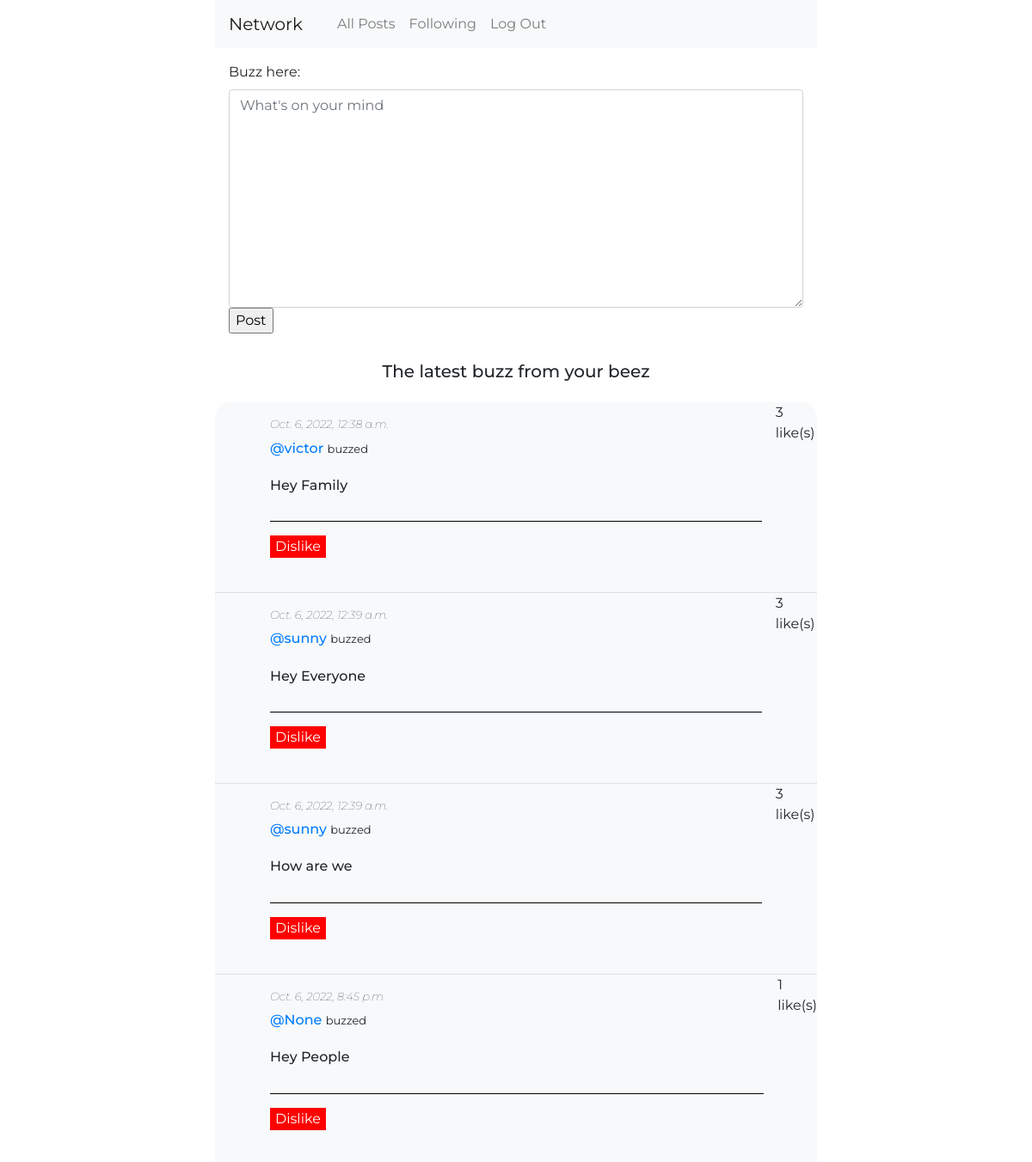
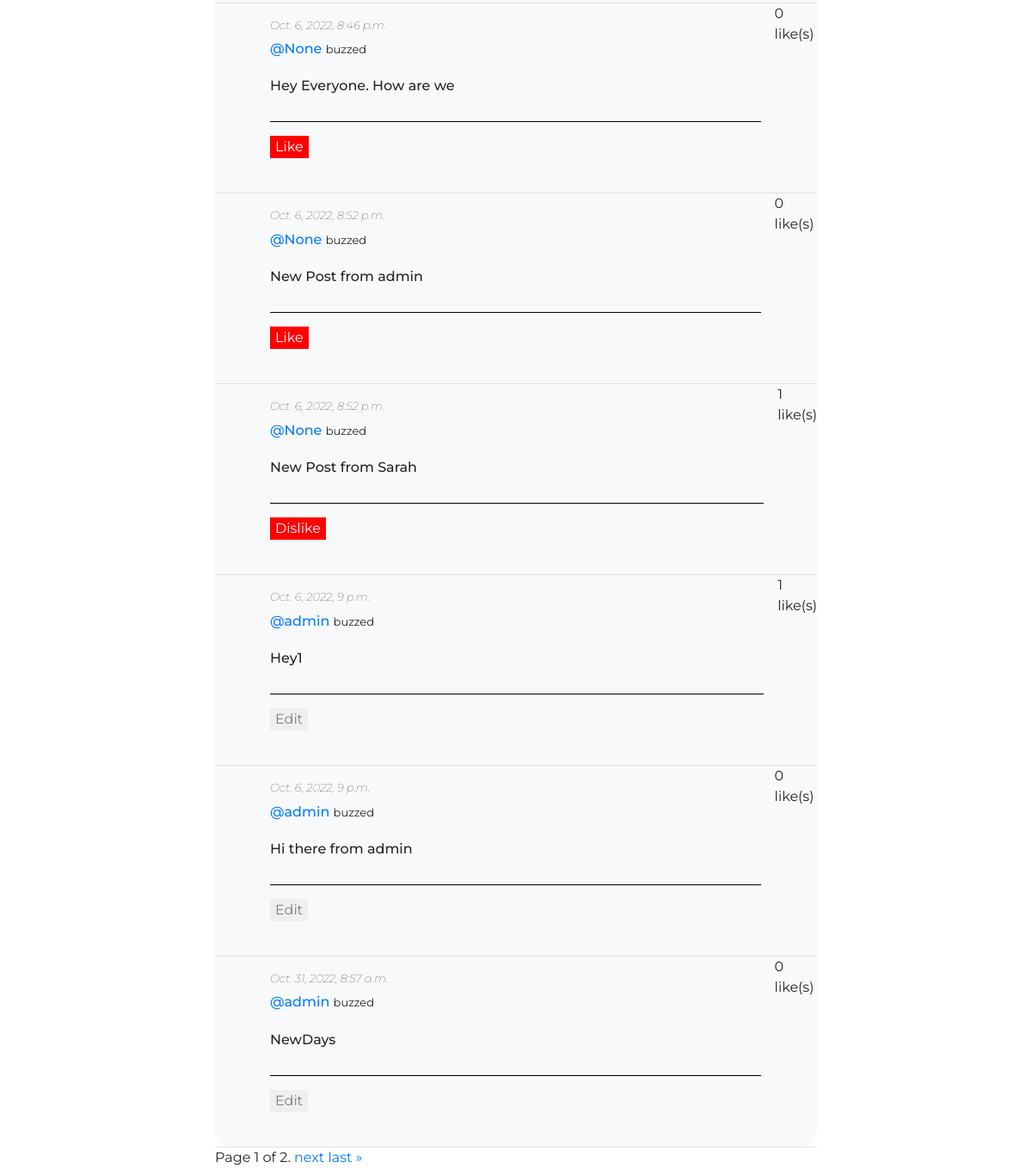
/ (signed in), run on the app's committed database (2 pictures, top to bottom).
### network/models.py (models this page shows, shortened)
class Post(models.Model):
    body = models.CharField(max_length =200)
    author = models.ForeignKey(Profile, on_delete=models.CASCADE, null=True, blank=True, related_name="author")
    created_on = models.DateTimeField(auto_now_add =True)
    liked = models.ManyToManyField(Profile, null=True, blank=True, related_name="likes")

class Profile(models.Model):
    user = models.ForeignKey(User, on_delete = models.CASCADE)
    followers = models.ManyToManyField(User, related_name="get_followers")
    following = models.ManyToManyField(User, related_name="get_following")
    slug = models.SlugField(max_length=255, unique=True, null=True, blank=True)
    def __str__(self):
        return self.slug

### network/views.py (the view, shortened to what this page needs)
# urls.py: path("", views.index, name="index"),
def index(request):
    posts = Post.objects.all()
    paginator = Paginator(posts, 10)
    page_number = request.GET.get('page')
    page_obj = paginator.get_page(page_number)
    form = NewPostForm()
    current_user = request.user
    user = request.user
    user_profile = get_object_or_404(Profile, user=user)
    return render(request, "network/index.html", {
        'posts' : page_obj,
        'form' : form,
        "user_profile": user_profile,
        "page_user": current_user.id
    })

### network/forms.py
class NewPostForm(ModelForm):
    class Meta:
        model = Post
        labels = {
            "body" : "Buzz here"
        }
        fields = ('body',)
        widgets = {
            'body': forms.Textarea(attrs={'class': 'form-control', 'placeholder': 'What\'s on your mind', 'label': 'Buzz here'})
        }

### network/templates/network/index.html (shortened to what this page needs)
{% extends "network/layout.html" %}
{% load static %}
{% block body %}
    <form action="{% url 'index'%}" method="POST">
        {{form}}
        <input type="submit" value="Post">
    </form>
    <h5 style="padding: 1rem; text-align: center;">The latest buzz from your beez</h5>
    <div style="background-color: #f8f9fa; border-radius: 18px;" class="posts">
        {% for post in posts %}
        <div class="buzz-body">
            <div class="buzz-profile-pic"></div>
            <div class="buzz">
                <i>{{post.created_on}}</i>
                <h6 > <a href="{%url 'profile' post.author%}">@{{post.author}} </a> <span style="font-size:13px; font-weight:400;">buzzed</span> </h6>
                <div><h6 style="padding: 1rem 0rem;" class="buzz-text">{{post.body}}</h6>
                    <hr style="border-top: 1px solid black;">
                    {% if post.author.user.id is page_user %}
                    <button class="edit_post edit-button">Edit</button>
                    {% else  %}
                        {% if post in user_profile.likes.all %}
                        <button class="like_button" onclick="location.href='{%url 'like' post.id%}"> Dislike </button>
                        {% else %}
                        <button class="like_button" onclick="location.href='{%url 'like' post.id%}"> Like </button>
                        {%endif%}
                {% endif %}
                </div>
            </div>
            <p><span id="like-count" class="like_count">{{post.liked.all.count}} </span>like(s)</p>
        </div>
        <hr style="margin:0;">
        {%endfor%}
    </div>
    <div class="pagination">
        <span class="step-links">
            <span class="current">
                Page {{ posts.number }} of {{ posts.paginator.num_pages }}.
            </span>
            {% if posts.has_next %}
                <a href="?page={{ posts.next_page_number }}">next</a>
                <a href="?page={{ posts.paginator.num_pages }}">last &raquo;</a>
            {% endif %}
        </span>
    </div>
{% endblock %}

### network/templates/network/layout.html (shortened to what this page needs)
{% load static %}
<!DOCTYPE html>
<html lang="en">
    <head>
        <link rel="stylesheet" href="https://stackpath.bootstrapcdn.com/bootstrap/4.4.1/css/bootstrap.min.css">
        <link href="{% static 'network/styles.css' %}" rel="stylesheet">
    </head>
    <body>
        <nav class="navbar navbar-expand-lg navbar-light bg-light">
            <a class="navbar-brand" href="{%url 'index'%}">Network</a>
            <div>
              <ul class="navbar-nav mr-auto">
                {% if user.is_authenticated %}
                    <li class="nav-item">
                        <a class="nav-link" href="#"><strong>{{ profile.user.username }}</strong></a>
                    </li>
                {% endif %}
                <li class="nav-item">
                  <a class="nav-link" href="{% url 'index' %}">All Posts</a>
                </li>
                {% if user.is_authenticated %}
                    <li class="nav-item">
                        <a class="nav-link" href="#">Following</a>
                    </li>
                    <li class="nav-item">
                        <a class="nav-link" href="{% url 'logout' %}">Log Out</a>
                    </li>
                {% endif %}
              </ul>
            </div>
          </nav>
        <div class="body">
            {% block body %}
            {% endblock %}
        </div>
    </body>
</html>

### network/static/network/styles.css (style rules this page uses)
*, body { font-family: 'Montserrat', sans-serif !important; }
.buzz { display: flex; flex-direction: column ; margin: 1rem; width: 100%; }
i { font-weight:lighter !important; font-size: small; padding-bottom: .5rem; }
form { margin: 1rem !important; }
.buzz-body { display: flex !important; }
.buzz-profile-pic { min-width: 3rem !important; }
.like_button { display: flex; margin: 0 0 1.5rem 0; max-width: max-content; background-color: red; color: white; border: none; }
.edit_post { display: flex; margin: 0 0 1.5rem 0; max-width: max-content; color: gray; border: none; }

### network/templates/network/layout.html (style rules this page uses)
body { max-width: 700px; margin: auto; }

### data on the page
Post: created_on "Oct. 6, 2022, 12:38 a.m.", author "victor", body "Hey Family", shows "Dislike", liked.all.count "3"
Post: created_on "Oct. 6, 2022, 12:39 a.m.", author "sunny", body "Hey Everyone", shows "Dislike", liked.all.count "3"
Post: created_on "Oct. 6, 2022, 12:39 a.m.", author "sunny", body "How are we", shows "Dislike", liked.all.count "3"
Post: created_on "Oct. 6, 2022, 8:45 p.m.", author "None", body "Hey People", shows "Dislike", liked.all.count "1"
Post: created_on "Oct. 6, 2022, 8:46 p.m.", author "None", body "Hey Everyone. How are we", shows "Like", liked.all.count "0"
Post: created_on "Oct. 6, 2022, 8:52 p.m.", author "None", body "New Post from admin", shows "Like", liked.all.count "0"
Post: created_on "Oct. 6, 2022, 8:52 p.m.", author "None", body "New Post from Sarah", shows "Dislike", liked.all.count "1"
Post: created_on "Oct. 6, 2022, 9 p.m.", author "admin", body "Hey1", shows "Edit", liked.all.count "1"
Post: created_on "Oct. 6, 2022, 9 p.m.", author "admin", body "Hi there from admin", shows "Edit", liked.all.count "0"
Post: created_on "Oct. 31, 2022, 8:57 a.m.", author "admin", body "NewDays", shows "Edit", liked.all.count "0"

### other printed values
{{ posts.number }} "1"
{{ posts.paginator.num_pages }} "2"
